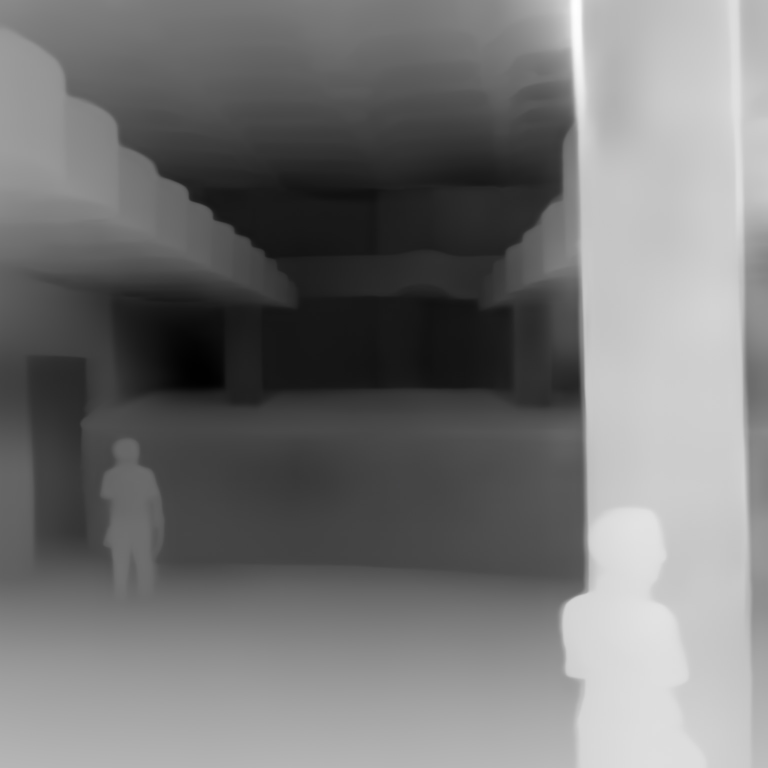
#> input picture image_depth/depth.jpg, 1536 x 1536 px, given in place of Prompt LC.jpeg, which was not available (shown at 1/2 size)
$ python colorize_greyscale.py
#> lines starting #> are read from the running program, lines starting #| are printed output that depends on the picture; pictures that were not available may be replaced by others from this repository, and a replacement may not be noted
import numpy as np
from PIL import Image
import matplotlib.pyplot as plt
from sklearn.cluster import KMeans
from sklearn.decomposition import PCA

def generate_gradient(colors):
    # Create an array to store our gradient
    gradient = np.zeros((256, 1, 3), dtype=np.uint8)

    # For each provided color
    for i in range(1, len(colors)):
        # Calculate the start and end of this gradient segment
        start = int((i - 1) / (len(colors) - 1) * 255)
        end = int(i / (len(colors) - 1) * 255)

        # Calculate the color at each point in this segment
        for j in range(start, end):
            ratio = (j - start) / (end - start)
            gradient[j, 0] = [
                int((1 - ratio) * colors[i - 1][k] + ratio * colors[i][k]) for k in range(3)
            ]

    return gradient

def apply_gradient(image_path, output_path, gradient):
    # Load the image
    image = Image.open(image_path).convert('L')
    pixels = np.array(image)

    # Map each grayscale value to the corresponding gradient color
    new_pixels = gradient[pixels]

    #remove uinnecessary dimensions
    new_pixels = np.squeeze(new_pixels)

    # Save the output
    new_image = Image.fromarray(new_pixels)
    new_image.save(output_path)

def visualize_gradient(gradient):
    # Convert the list of colors into the shape expected by apply_gradient and imshow
    gradient_array = np.array(gradient).reshape(256, 1, 3)
    fig, ax = plt.subplots(figsize=(5, 2))
    ax.imshow(gradient_array, aspect='auto')
    plt.show()
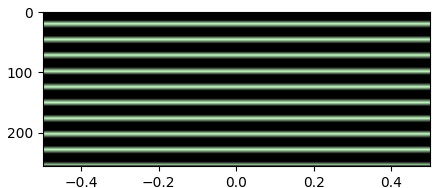
#> figure drawn by matplotlib, 1 panel

# [54 lines left out: functions get_image_palette, create_color_scheme_PCA, not called in this run]


# Generate and visualize the gradient
#new_gradient = get_image_palette('/Users/nicklatina/Desktop/CLIP Prompts/Prompt Tunnel.jpg', 256)


#new_gradient = generate_gradient([new_gradient[i][0] for i in range(0, 256, 100)])
# colors=[(0,0,0),(0,0,0),(0,0,0),(0,0,0),(0,0,0),(0,0,0),(0,0,0),(0,0,0),
#         (255, 173, 173),(255, 214, 165),(253, 255, 182),(202, 255, 191),
#         (155, 246, 255),(160, 196, 255),(189, 178, 255),(255, 198, 255)]*7
#colors = [(25, 100, 171), (0, 0, 0), (25, 100, 171), (255, 255, 255)]*9
colors = [(0,0,0), (0,0,0), (0,0,0), (200,255,200)]*10
#colors = [color if color in ((0,0,0),(20,20,20)) else (255,255,255) for color in colors]


#colors = [(0, 0, 0), (0, 20, 54), (187, 23, 100)]
new_gradient = generate_gradient(colors)

visualize_gradient(new_gradient)

# Apply the gradient to the image
apply_gradient('/Users/nicklatina/Desktop/CLIP Prompts/Prompt LC.jpeg',
            '/Users/nicklatina/Desktop/output_image.jpg', new_gradient)
#> in apply_gradient, `new_pixels = np.squeeze(new_pixels)`:
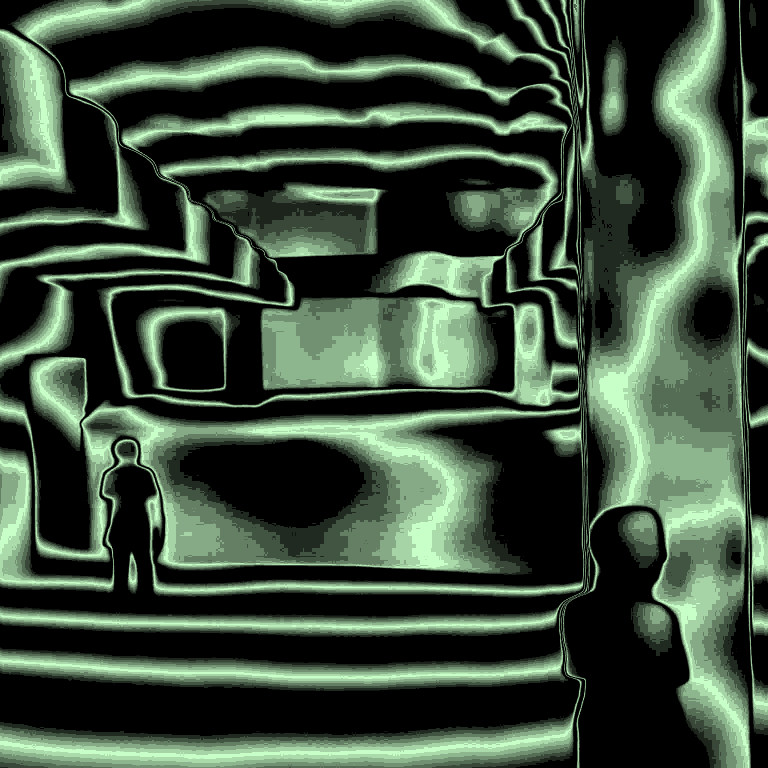
#> new_pixels: shape (1536, 1536, 3) (shown at 1/2 size); mean of channels 0, 1, 2 60.9, 77.8, 60.9; drawn as R, G, B


# Complexification

for i in range(1,len(colors)-1):
    gradient = generate_gradient(colors[0:-i])
    apply_gradient('/Users/nicklatina/Desktop/depth.jpg',
             f'/Users/nicklatina/Desktop/depth/output_image_{1000+i}.jpg', gradient)
#> call 2 of apply_gradient, with image_path = '/Users/nicklatina/Desktop/depth.jpg', gradient = array of shape (256, 1, 3)
#> in apply_gradient (call 2), `new_pixels = np.squeeze(new_pixels)`:
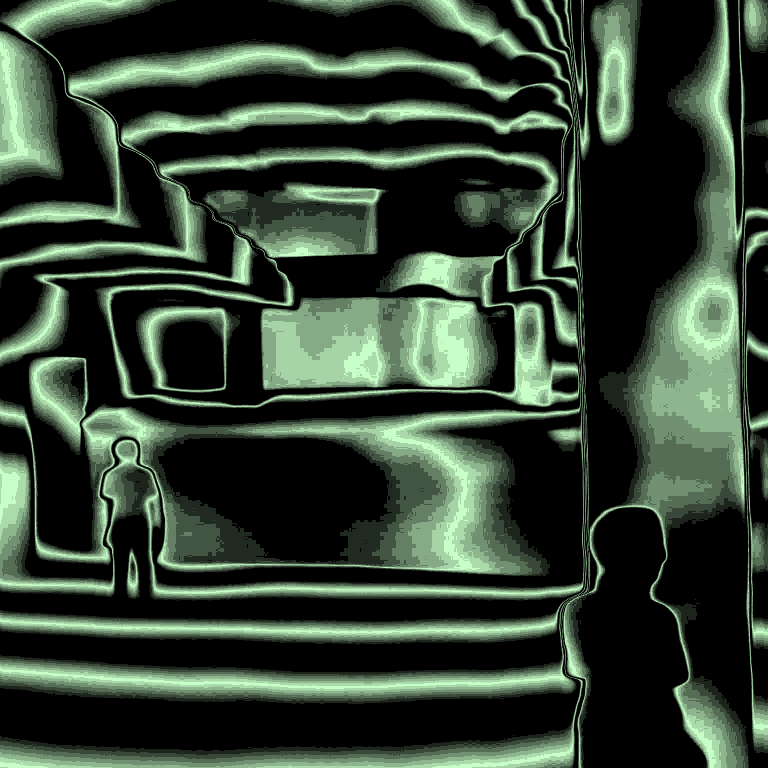
#> new_pixels: shape (1536, 1536, 3) (shown at 1/2 size); mean of channels 0, 1, 2 51.7, 66, 51.7; drawn as R, G, B


# Banding
# for i in range(int(len(colors)/2)):
#     temp_colors = colors.copy()
#     temp_colors[i*2] = tuple([255, 0, 0])
#     gradient = generate_gradient(temp_colors)
#     apply_gradient('/Users/nicklatina/Desktop/depth.jpg',
#              f'/Users/nicklatina/Desktop/band/output_image_{1000+i}.jpg', gradient)


#complexification but with k-means
# new_gradient = get_image_palette('/Users/nicklatina/Desktop/CLIP Prompts/Prompt Scrib5.JPG', 256)
# for grain in range(1, 20):
#     temp_gradient = generate_gradient([new_gradient[i][0] for i in range(0, 256, grain)])
#     apply_gradient('/Users/nicklatina/Desktop/CLIP Prompts/Prompt BackStairs.PNG',
#                     f'/Users/nicklatina/Desktop/palette_transfer/(scrib5 bStairs) output_image_{grain}.jpg', temp_gradient)
